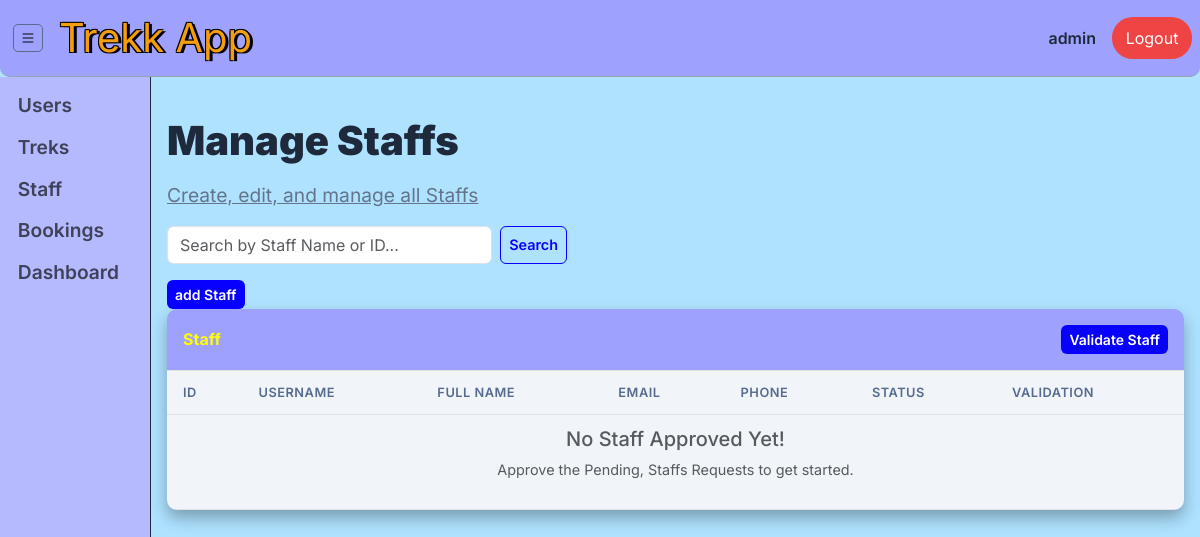
/admin/staff (signed in), run on an earlier commit of the app's database.
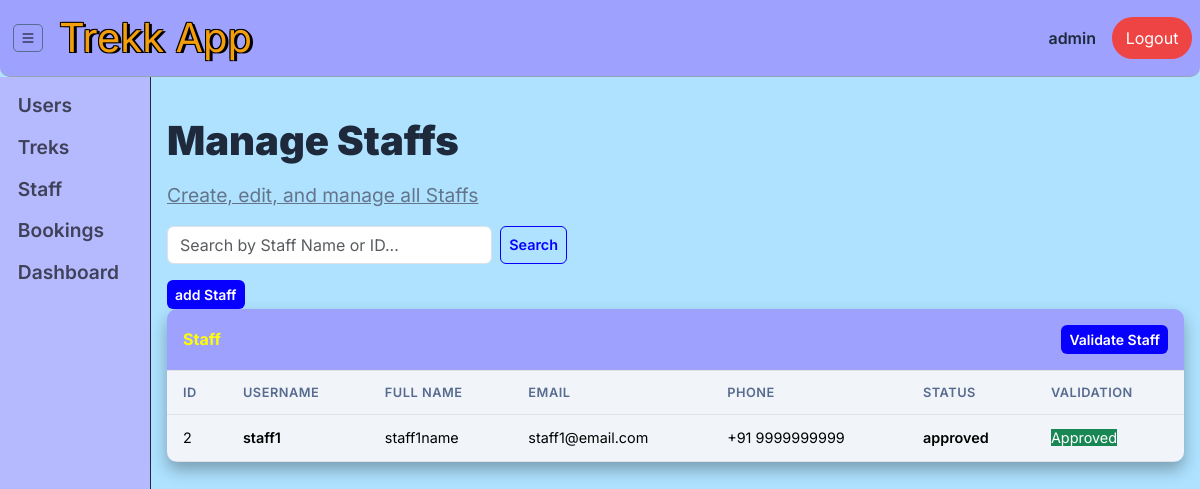
And on a later commit of the database.
### models.py (models this page shows, shortened)
class USER(UserMixin, db.Model): # user table(entity)
    __tablename__ = 'user'
    user_id = db.Column(db.Integer, primary_key=True, autoincrement=True) #user_id (primary key)
    username = db.Column(db.String(150), unique=True,nullable=False)
    email = db.Column(db.String(250),unique=True,nullable=False)
    fullname = db.Column(db.String(150),nullable=False)
    password = db.Column(db.String(250),nullable=False)
    phone_number = db.Column(db.String(20),nullable=True)
    role = db.Column(db.String(50),nullable=False, default="user") # user ,staff, admin
    status = db.Column(db.String(50),nullable=False, default="pending") # approved or rejected or blacklisted
    curr_status = db.Column(db.String(50),nullable=False, default="inactive")# active or inactive
    is_validated = db.Column(db.Boolean, default=False) # for admin to verify the user!
    qualification = db.Column(db.String(300),nullable=True) #null for users & bit mandate for staff
    date_of_create = db.Column(db.DateTime, default=datetime.utcnow)
    trek_bookings = db.relationship("BOOKING", backref="user", lazy=True)
    assigned_trek_staff = db.relationship("TREKK", backref="staff", lazy=True,  )

### routes/admin_route.py (the view)
@admin_bp.route("/staff")
@role_validator("admin")
def find_staff():
    s = request.args.get("s", "").strip()
    query = USER.query.filter_by(role="staff",status="approved")
    if s:
        search_filters = db.or_(
                    USER.name.ilike(f"%{s}%"),
                    USER.user_id == int(s) if s.isdigit() else db.false(),
                    )
        query = query.filter(db.or_(search_filters))
    staff = query.order_by(USER.date_of_create.desc()).all()
    return render_template("admin/staff.html", staff=staff, s=s)

### routes/admin_route.py (called while the page is built)
def login_validator(func):
    @wraps(func)
    def decorated(*a, **kw):
        if 'user_id' not in session:
            flash("Please Log in to your Account First!", "warning")
            return redirect(url_for('auth.main'))
        return func(*a, **kw)
    return decorated

def role_validator(*roles):
    def wrapper(func):
        @wraps(func)
        @login_validator
        def decorated(*a, **kw):
            if session.get('role') not in roles:
                flash("Invalid User! Access Forbiden.", "danger")
                return redirect(url_for('auth.main'))
            return func(*a, **kw)
        return decorated
    return wrapper

### templates/admin/staff.html (shortened to what this page needs)
{% extends "base.html" %}
{% block content %}
<div class="page-heading d-flex justify-content-between align-items-center">
  <div>
    <h2>Manage Staffs</h2>
    <u>Create, edit, and manage all Staffs </u>
  </div>
</div>
<form method="GET" action="{{ url_for('admin.find_staff') }}" class="d-flex mb-3" style="max-width: 400px;">
<input type="text" username="s" user_id="s" value="{{ s }}" class="form-control me-2" placeholder="Search by Staff Name or ID...">
<button class="btn btn-outline-custom" type="submit">Search</button>
</form>
<a href="{{ url_for('admin.add_staff' ) }}" class="btn btn-sm btn-accent ">add Staff</a>
<div class="table-panel">
  <div class="p-3 border-bottom d-flex justify-content-between align-items-center">
        <h6 class="mb-0 fw-bold">Staff</h6>
        <a href="{{ url_for('admin.validate_staff' ) }}" class="btn btn-sm btn-accent ">Validate Staff</a>
      </div>
  <div>
    <table class="table">
      <thead>
        <tr><th>ID</th><th>Username</th><th>Full Name</th><th>Email</th><th>Phone</th><th>status</th><th>validation</th></tr>
      </thead>
      <tbody>
      {% for st in staff %}
      <tr>
        <td>{{ st.user_id }}</td>
        <td class="fw-semibold">{{ st.username }}</td>
        <td>{{ st.fullname }}</td>
        <td>{{ st.email }}</td>
        <td>+91 {{ st.phone_number }}</td>
        <td class="fw-semibold">{{ st.status|lower }}</td>
          <td>
            {% if st.status == 'blacklisted' %}
                <span class="status-badge bg-danger text-white border-danger">Blacklisted</span>
            {% elif st.status == 'rejected' %}
                <span class="status-badge bg-danger text-white border-danger">Rejected</span>
            {% elif st.status == 'approved' %}
                <span class="status-badge bg-success text-white border-success">Approved</span>
            {% else %}
                <span class="status-badge bg-warning text-dark border-warning">Pending</span>
            {% endif %}
        </td>
      </tr>
      {% else %}
      <tr><td colspan="7" class="text-muted text-center"><h5>No Staff Approved Yet!</h5><p>Approve the Pending, Staffs Requests to get started.</p></td></tr>
      {% endfor %}
      </tbody>
    </table>
  </div>
</div>
{% endblock %}

What changed in the data, as far as the page shows it:
added USER: user_id "2", username "staff1", fullname "staff1name", email "staff1@email.com", phone_number "9999999999", status "approved", shows "Approved"
Also different on the page:
text no longer shown: "No Staff Approved Yet! Approve the Pending, Staffs Requests to get started."
